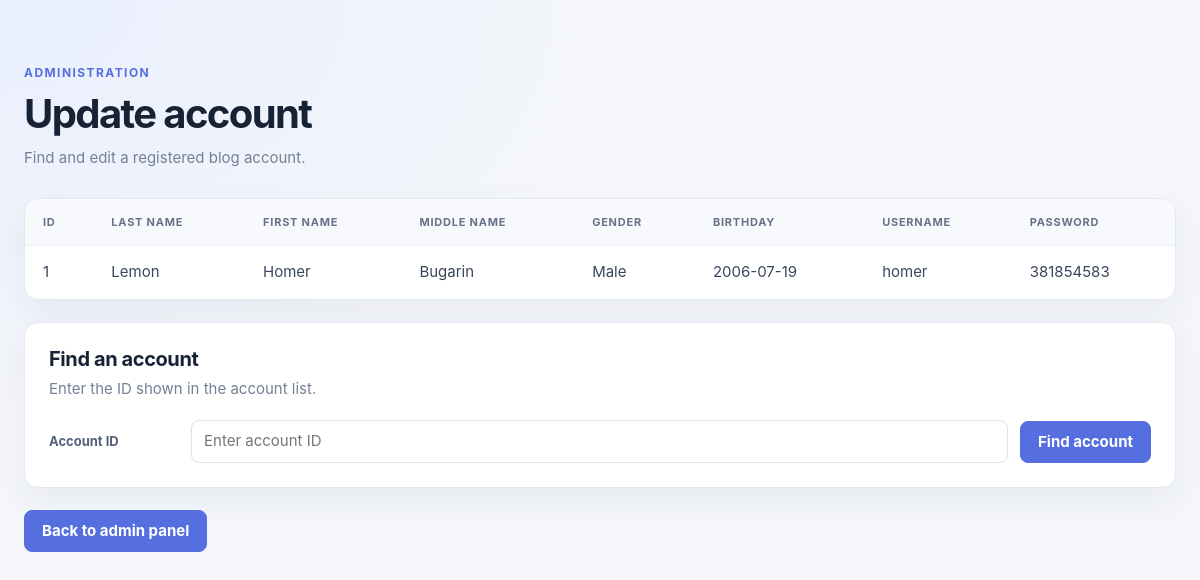
The page /Admin/upd.php (signed in) on the database as committed earlier.
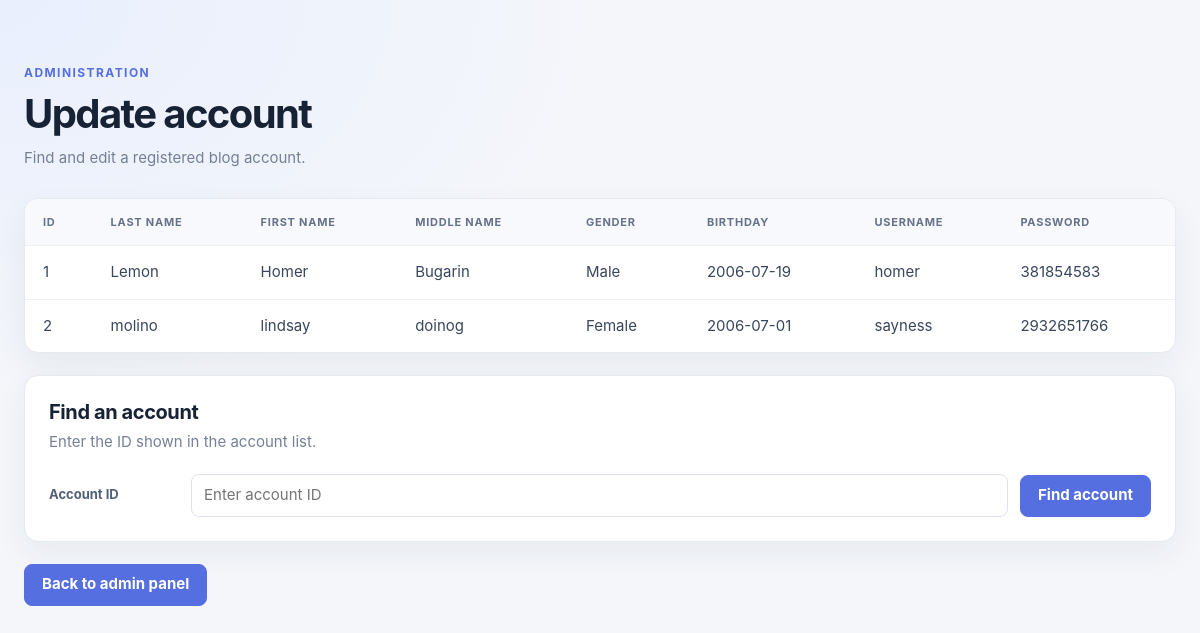
The same page on the database as committed later.
### tables this page shows
CREATE TABLE `acc_info` (
  `ID` int(11) NOT NULL,
  `FNAME` varchar(255) NOT NULL,
  `MNAME` varchar(255) NOT NULL,
  `LNAME` varchar(255) NOT NULL,
  `GENDER` text NOT NULL,
  `BDAY` date NOT NULL,
  `USERNAME` varchar(100) NOT NULL,
  `PASSWORD` varchar(100) NOT NULL,
  `SECURITY_QUESTION` varchar(50) NOT NULL,
  `SECURITY_ANSWER` varchar(255) NOT NULL,
  `SECURITY_QUESTION_2` varchar(50) NOT NULL,
  `SECURITY_ANSWER_2` varchar(255) NOT NULL,
  `SECURITY_QUESTION_3` varchar(50) NOT NULL,
  `SECURITY_ANSWER_3` varchar(255) NOT NULL
);

### Admin/upd.php (the view, shortened to what this page needs)
<?php
include('../includes/db_conn.php');
$sql = "SELECT * FROM acc_info ORDER BY LNAME ASC";
$query = $dbconn->query($sql);
function e($value): string
{
    return htmlspecialchars((string) $value, ENT_QUOTES, 'UTF-8');
}
?>
<!DOCTYPE html>
<html lang="en">
<head>
  <link rel="stylesheet" href="admin.css">
</head>
<body>
  <main class="admin-page">
    <header class="page-header">
      <div>
        <p class="eyebrow">Administration</p>
        <h1>Update account</h1>
        <p class="page-description">Find and edit a registered blog account.</p>
      </div>
    </header>
    <section class="table-card" aria-label="Registered accounts">
      <div class="table-scroll">
        <table class="account-table">
          <thead>
            <tr>
              <th>ID</th>
              <th>Last Name</th>
              <th>First Name</th>
              <th>Middle Name</th>
              <th>Gender</th>
              <th>Birthday</th>
              <th>Username</th>
              <th>Password</th>
            </tr>
          </thead>
          <tbody>
            <?php while ($row = $query->fetch_assoc()): ?>
              <tr>
                <td><?php echo e($row['ID']); ?></td>
                <td><?php echo e($row['LNAME']); ?></td>
                <td><?php echo e($row['FNAME']); ?></td>
                <td><?php echo e($row['MNAME']); ?></td>
                <td><?php echo e($row['GENDER']); ?></td>
                <td><?php echo e($row['BDAY']); ?></td>
                <td><?php echo e($row['USERNAME']); ?></td>
                <td><?php echo e($row['PASSWORD']); ?></td>
              </tr>
            <?php endwhile; ?>
          </tbody>
        </table>
      </div>
    </section>
    <section class="form-card" aria-labelledby="find-heading">
      <h2 id="find-heading">Find an account</h2>
      <p class="section-description">Enter the ID shown in the account list.</p>
      <form class="admin-form admin-form--lookup" method="GET" action="upd.php">
        <label for="id">Account ID</label>
        <input type="number" id="id" name="id" min="1" placeholder="Enter account ID" required>
        <input class="button" type="submit" value="Find account">
      </form>
    </section>
    <nav class="admin-actions" aria-label="Admin actions">
      <form action="index.php">
        <input class="button button-quiet" type="submit" value="Back to admin panel">
      </form>
    </nav>
  </main>
</body>
</html>

Rows that differ between the two databases and show on the page:
added acc_info: ID "2", LNAME "molino", FNAME "lindsay", MNAME "doinog", GENDER "Female", BDAY "2006-07-01", USERNAME "sayness", PASSWORD "2932651766"
